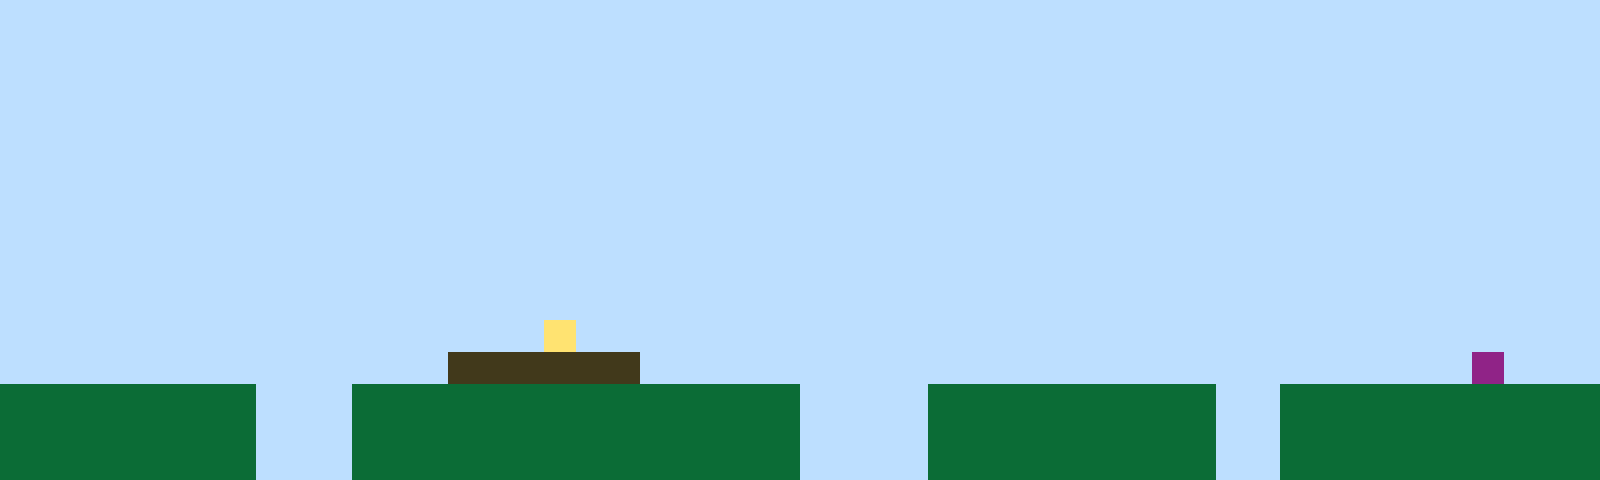

A level layout from a 2D game, rendered from its tile map. Below: a short description, then the map file with its tile-grid data intact:
An orthogonal 50x15 tile map with 32x32 px tiles, 1 tile layer (Tile Layer 1).

<map version="1.10" tiledversion="1.11.2" orientation="orthogonal" renderorder="right-up" width="50" height="15" tilewidth="32" tileheight="32" infinite="0" nextlayerid="2" nextobjectid="1"><editorsettings><export target="map1.csv" format="csv" /></editorsettings><tileset firstgid="1" name="sprites" tilewidth="32" tileheight="32" tilecount="6" columns="3"><image source="sprites.png" width="96" height="64" /></tileset><layer id="1" name="Tile Layer 1" width="50" height="15"><data encoding="csv">1,1,1,1,1,1,1,1,1,1,1,1,1,1,1,1,1,1,1,1,1,1,1,1,1,1,1,1,1,1,1,1,1,1,1,1,1,1,1,1,1,1,1,1,1,1,1,1,1,1,1,1,1,1,1,1,1,1,1,1,1,1,1,1,1,1,1,1,1,1,1,1,1,1,1,1,1,1,1,1,1,1,1,1,1,1,1,1,1,1,1,1,1,1,1,1,1,1,1,1,1,1,1,1,1,1,1,1,1,1,1,1,1,1,1,1,1,1,1,1,1,1,1,1,1,1,1,1,1,1,1,1,1,1,1,1,1,1,1,1,1,1,1,1,1,1,1,1,1,1,1,1,1,1,1,1,1,1,1,1,1,1,1,1,1,1,1,1,1,1,1,1,1,1,1,1,1,1,1,1,1,1,1,1,1,1,1,1,1,1,1,1,1,1,1,1,1,1,1,1,1,1,1,1,1,1,1,1,1,1,1,1,1,1,1,1,1,1,1,1,1,1,1,1,1,1,1,1,1,1,1,1,1,1,1,1,1,1,1,1,1,1,1,1,1,1,1,1,1,1,1,1,1,1,1,1,1,1,1,1,1,1,1,1,1,1,1,1,1,1,1,1,1,1,1,1,1,1,1,1,1,1,1,1,1,1,1,1,1,1,1,1,1,1,1,1,1,1,1,1,1,1,1,1,1,1,1,1,1,1,1,1,1,1,1,1,1,1,1,1,1,1,1,1,1,1,1,1,1,1,1,1,1,1,1,1,1,1,1,1,1,1,1,1,1,1,1,1,1,1,1,1,1,1,1,1,1,1,1,1,1,1,1,1,1,1,1,1,1,1,1,1,1,1,1,1,1,1,1,1,1,1,1,1,1,1,1,1,1,1,1,1,1,1,1,1,1,1,1,1,1,1,1,1,1,1,1,1,1,1,1,1,1,1,1,1,1,1,1,1,1,1,1,1,1,1,1,1,1,1,1,1,1,1,1,1,1,1,1,1,1,1,1,1,1,1,1,1,1,1,1,1,1,1,1,1,1,1,1,1,1,1,1,1,1,1,1,1,1,1,1,1,1,1,1,1,1,1,1,1,1,1,1,1,1,1,1,1,1,1,1,1,1,1,1,1,1,1,1,1,1,1,1,1,1,1,1,1,1,1,1,1,1,1,1,1,1,4,1,1,1,1,1,1,1,1,1,1,1,1,1,1,1,1,1,1,1,1,1,1,1,1,1,1,1,1,1,1,1,1,1,1,1,1,1,1,1,1,1,1,1,1,1,1,3,3,3,3,3,3,1,1,1,1,1,1,1,1,1,1,1,1,1,1,1,1,1,1,1,1,1,1,1,1,1,1,6,1,1,1,2,2,2,2,2,2,2,2,1,1,1,2,2,2,2,2,2,2,2,2,2,2,2,2,2,1,1,1,1,2,2,2,2,2,2,2,2,2,1,1,2,2,2,2,2,2,2,2,2,2,2,2,2,2,2,2,2,2,1,1,1,2,2,2,2,2,2,2,2,2,2,2,2,2,2,1,1,1,1,2,2,2,2,2,2,2,2,2,1,1,2,2,2,2,2,2,2,2,2,2,2,2,2,2,2,2,2,2,1,1,1,2,2,2,2,2,2,2,2,2,2,2,2,2,2,1,1,1,1,2,2,2,2,2,2,2,2,2,1,1,2,2,2,2,2,2,2,2,2,2</data></layer></map>
